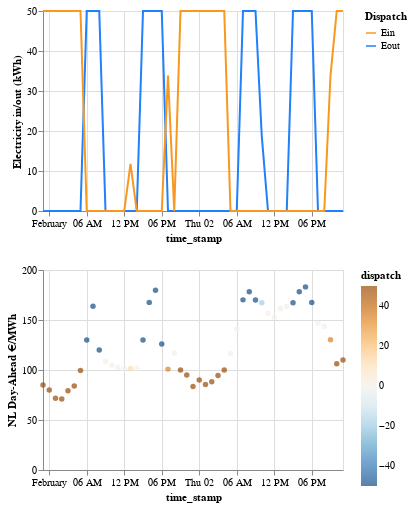

Notebook cell for this chart:
### Markdown cell above
Including both the dispatch and hourly Day-Ahead EPEX prices (in NY:LBMP) in a single plot is difficult because their values have different scales (dispatch is capped at 100 kWh while LBMP in week 52 goes over \\$200/kWh). A dual y-axis plot can be difficult to read, so I've decided to show one plot on top of the other. The plot of LBMP uses color to encode dispatch, which helps to make the whole thing easier to interprete.

### Code cell
data = results_df.loc[(results_df.time_stamp >= '2023-02-01') &
                      (results_df.time_stamp <= '2023-02-03'), :].copy()

data.loc[:, 'dispatch'] = data.Ein - data.Eout

dispatch_data = pd.melt(data, id_vars='time_stamp', value_vars=['Eout', 'Ein'], var_name='Dispatch')

color_scale = alt.Scale(
            domain=['Ein', 'Eout'],
            range=['#f99820', '#2081f9']
        )

dispatch = alt.Chart(dispatch_data).mark_line().encode(
    x='time_stamp:T',
    y=alt.Y('value:Q', axis=alt.Axis(title='Electricity in/out (kWh)')),
    color=alt.Color('Dispatch:N', scale=color_scale)
).properties(
    height=200
)

lbmp = alt.Chart(data).mark_circle().encode(
    x='time_stamp:T',
    y=alt.Y('lbmp:Q', axis=alt.Axis(title='NL Day-Ahead €/MWh')),
    color=alt.Color('dispatch:Q', scale=alt.Scale(scheme='blueorange')),
    tooltip='dispatch:Q'
).properties(
    height=200
)

alt.vconcat(
    dispatch,
    lbmp
)

### Figure 1 — Vega-Lite specification as saved in the notebook (floating-point values rounded to 4 significant figures)
{"$schema": "https://vega.github.io/schema/vega-lite/v5.20.1.json", "config": {"view": {"continuousHeight": 300, "continuousWidth": 300}}, "datasets": {"data-614873c5b7585a513ea6dc410e259e4d": [{"Dispatch": "Eout", "time_stamp": "2023-02-01T00:00:00+01:00", "value": 0}, {"Dispatch": "Eout", "time_stamp": "2023-02-01T01:00:00+01:00", "value": 0}, {"Dispatch": "Eout", "time_stamp": "2023-02-01T02:00:00+01:00", "value": 0}, {"Dispatch": "Eout", "time_stamp": "2023-02-01T03:00:00+01:00", "value": 0}, {"Dispatch": "Eout", "time_stamp": "2023-02-01T04:00:00+01:00", "value": 0}, {"Dispatch": "Eout", "time_stamp": "2023-02-01T05:00:00+01:00", "value": 0}, {"Dispatch": "Eout", "time_stamp": "2023-02-01T06:00:00+01:00", "value": 0}, {"Dispatch": "Eout", "time_stamp": "2023-02-01T07:00:00+01:00", "value": 50}, {"Dispatch": "Eout", "time_stamp": "2023-02-01T08:00:00+01:00", "value": 50}, {"Dispatch": "Eout", "time_stamp": "2023-02-01T09:00:00+01:00", "value": 50}, {"Dispatch": "Eout", "time_stamp": "2023-02-01T10:00:00+01:00", "value": 0}, {"Dispatch": "Eout", "time_stamp": "2023-02-01T11:00:00+01:00", "value": 0}, {"Dispatch": "Eout", "time_stamp": "2023-02-01T12:00:00+01:00", "value": 0}, {"Dispatch": "Eout", "time_stamp": "2023-02-01T13:00:00+01:00", "value": 0}, {"Dispatch": "Eout", "time_stamp": "2023-02-01T14:00:00+01:00", "value": 0}, {"Dispatch": "Eout", "time_stamp": "2023-02-01T15:00:00+01:00", "value": 0}, {"Dispatch": "Eout", "time_stamp": "2023-02-01T16:00:00+01:00", "value": 50}, {"Dispatch": "Eout", "time_stamp": "2023-02-01T17:00:00+01:00", "value": 50}, {"Dispatch": "Eout", "time_stamp": "2023-02-01T18:00:00+01:00", "value": 50}, {"Dispatch": "Eout", "time_stamp": "2023-02-01T19:00:00+01:00", "value": 50}, {"Dispatch": "Eout", "time_stamp": "2023-02-01T20:00:00+01:00", "value": 0}, {"Dispatch": "Eout", "time_stamp": "2023-02-01T21:00:00+01:00", "value": 0}, {"Dispatch": "Eout", "time_stamp": "2023-02-01T22:00:00+01:00", "value": 0}, {"Dispatch": "Eout", "time_stamp": "2023-02-01T23:00:00+01:00", "value": 0}, {"Dispatch": "Eout", "time_stamp": "2023-02-02T00:00:00+01:00", "value": 0}, {"Dispatch": "Eout", "time_stamp": "2023-02-02T01:00:00+01:00", "value": 0}, {"Dispatch": "Eout", "time_stamp": "2023-02-02T02:00:00+01:00", "value": 0}, {"Dispatch": "Eout", "time_stamp": "2023-02-02T03:00:00+01:00", "value": 0}, {"Dispatch": "Eout", "time_stamp": "2023-02-02T04:00:00+01:00", "value": 0}, {"Dispatch": "Eout", "time_stamp": "2023-02-02T05:00:00+01:00", "value": 0}, {"Dispatch": "Eout", "time_stamp": "2023-02-02T06:00:00+01:00", "value": 0}, {"Dispatch": "Eout", "time_stamp": "2023-02-02T07:00:00+01:00", "value": 0}, {"Dispatch": "Eout", "time_stamp": "2023-02-02T08:00:00+01:00", "value": 50}, {"Dispatch": "Eout", "time_stamp": "2023-02-02T09:00:00+01:00", "value": 50}, {"Dispatch": "Eout", "time_stamp": "2023-02-02T10:00:00+01:00", "value": 50}, {"Dispatch": "Eout", "time_stamp": "2023-02-02T11:00:00+01:00", "value": 18.78}, {"Dispatch": "Eout", "time_stamp": "2023-02-02T12:00:00+01:00", "value": 0}, {"Dispatch": "Eout", "time_stamp": "2023-02-02T13:00:00+01:00", "value": 0}, {"Dispatch": "Eout", "time_stamp": "2023-02-02T14:00:00+01:00", "value": 0}, {"Dispatch": "Eout", "time_stamp": "2023-02-02T15:00:00+01:00", "value": 0}, {"Dispatch": "Eout", "time_stamp": "2023-02-02T16:00:00+01:00", "value": 50}, {"Dispatch": "Eout", "time_stamp": "2023-02-02T17:00:00+01:00", "value": 50}, {"Dispatch": "Eout", "time_stamp": "2023-02-02T18:00:00+01:00", "value": 50}, {"Dispatch": "Eout", "time_stamp": "2023-02-02T19:00:00+01:00", "value": 50}, {"Dispatch": "Eout", "time_stamp": "2023-02-02T20:00:00+01:00", "value": 0}, {"Dispatch": "Eout", "time_stamp": "2023-02-02T21:00:00+01:00", "value": 0}, {"Dispatch": "Eout", "time_stamp": "2023-02-02T22:00:00+01:00", "value": 0}, {"Dispatch": "Eout", "time_stamp": "2023-02-02T23:00:00+01:00", "value": 0}, {"Dispatch": "Eout", "time_stamp": "2023-02-03T00:00:00+01:00", "value": 0}, {"Dispatch": "Ein", "time_stamp": "2023-02-01T00:00:00+01:00", "value": 50}, {"Dispatch": "Ein", "time_stamp": "2023-02-01T01:00:00+01:00", "value": 50}, {"Dispatch": "Ein", "time_stamp": "2023-02-01T02:00:00+01:00", "value": 50}, {"Dispatch": "Ein", "time_stamp": "2023-02-01T03:00:00+01:00", "value": 50}, {"Dispatch": "Ein", "time_stamp": "2023-02-01T04:00:00+01:00", "value": 50}, {"Dispatch": "Ein", "time_stamp": "2023-02-01T05:00:00+01:00", "value": 50}, {"Dispatch": "Ein", "time_stamp": "2023-02-01T06:00:00+01:00", "value": 50}, {"Dispatch": "Ein", "time_stamp": "2023-02-01T07:00:00+01:00", "value": 0}, {"Dispatch": "Ein", "time_stamp": "2023-02-01T08:00:00+01:00", "value": 0}, {"Dispatch": "Ein", "time_stamp": "2023-02-01T09:00:00+01:00", "value": 0}, {"Dispatch": "Ein", "time_stamp": "2023-02-01T10:00:00+01:00", "value": 0}, {"Dispatch": "Ein", "time_stamp": "2023-02-01T11:00:00+01:00", "value": 0}, {"Dispatch": "Ein", "time_stamp": "2023-02-01T12:00:00+01:00", "value": 0}, {"Dispatch": "Ein", "time_stamp": "2023-02-01T13:00:00+01:00", "value": 0}, {"Dispatch": "Ein", "time_stamp": "2023-02-01T14:00:00+01:00", "value": 11.76}, {"Dispatch": "Ein", "time_stamp": "2023-02-01T15:00:00+01:00", "value": 0}, {"Dispatch": "Ein", "time_stamp": "2023-02-01T16:00:00+01:00", "value": 0}, {"Dispatch": "Ein", "time_stamp": "2023-02-01T17:00:00+01:00", "value": 0}, {"Dispatch": "Ein", "time_stamp": "2023-02-01T18:00:00+01:00", "value": 0}, {"Dispatch": "Ein", "time_stamp": "2023-02-01T19:00:00+01:00", "value": 0}, {"Dispatch": "Ein", "time_stamp": "2023-02-01T20:00:00+01:00", "value": 33.86}, {"Dispatch": "Ein", "time_stamp": "2023-02-01T21:00:00+01:00", "value": 0}, {"Dispatch": "Ein", "time_stamp": "2023-02-01T22:00:00+01:00", "value": 50}, {"Dispatch": "Ein", "time_stamp": "2023-02-01T23:00:00+01:00", "value": 50}, {"Dispatch": "Ein", "time_stamp": "2023-02-02T00:00:00+01:00", "value": 50}, {"Dispatch": "Ein", "time_stamp": "2023-02-02T01:00:00+01:00", "value": 50}, {"Dispatch": "Ein", "time_stamp": "2023-02-02T02:00:00+01:00", "value": 50}, {"Dispatch": "Ein", "time_stamp": "2023-02-02T03:00:00+01:00", "value": 50}, {"Dispatch": "Ein", "time_stamp": "2023-02-02T04:00:00+01:00", "value": 50}, {"Dispatch": "Ein", "time_stamp": "2023-02-02T05:00:00+01:00", "value": 50}, {"Dispatch": "Ein", "time_stamp": "2023-02-02T06:00:00+01:00", "value": 0}, {"Dispatch": "Ein", "time_stamp": "2023-02-02T07:00:00+01:00", "value": 0}, {"Dispatch": "Ein", "time_stamp": "2023-02-02T08:00:00+01:00", "value": 0}, {"Dispatch": "Ein", "time_stamp": "2023-02-02T09:00:00+01:00", "value": 0}, {"Dispatch": "Ein", "time_stamp": "2023-02-02T10:00:00+01:00", "value": 0}, {"Dispatch": "Ein", "time_stamp": "2023-02-02T11:00:00+01:00", "value": 0}, {"Dispatch": "Ein", "time_stamp": "2023-02-02T12:00:00+01:00", "value": 0}, {"Dispatch": "Ein", "time_stamp": "2023-02-02T13:00:00+01:00", "value": 0}, {"Dispatch": "Ein", "time_stamp": "2023-02-02T14:00:00+01:00", "value": 0}, {"Dispatch": "Ein", "time_stamp": "2023-02-02T15:00:00+01:00", "value": 0}, {"Dispatch": "Ein", "time_stamp": "2023-02-02T16:00:00+01:00", "value": 0}, {"Dispatch": "Ein", "time_stamp": "2023-02-02T17:00:00+01:00", "value": 0}, {"Dispatch": "Ein", "time_stamp": "2023-02-02T18:00:00+01:00", "value": 0}, {"Dispatch": "Ein", "time_stamp": "2023-02-02T19:00:00+01:00", "value": 0}, {"Dispatch": "Ein", "time_stamp": "2023-02-02T20:00:00+01:00", "value": 0}, {"Dispatch": "Ein", "time_stamp": "2023-02-02T21:00:00+01:00", "value": 0}, {"Dispatch": "Ein", "time_stamp": "2023-02-02T22:00:00+01:00", "value": 33.86}, {"Dispatch": "Ein", "time_stamp": "2023-02-02T23:00:00+01:00", "value": 50}, {"Dispatch": "Ein", "time_stamp": "2023-02-03T00:00:00+01:00", "value": 50}], "data-8c63c5a15a19fb4b1539a56fe90f9a04": [{"Ein": 50, "Eout": 0, "charge_cost": 4.252, "charge_state": 46.1, "dispatch": 50, "hour": 744, "hour_of_day": 0, "lbmp": 85.03, "month": 2, "profit": -4.252, "revenue": 0, "time_stamp": "2023-02-01T00:00:00+01:00", "week": 5}, {"Ein": 50, "Eout": 0, "charge_cost": 4.001, "charge_state": 92.2, "dispatch": 50, "hour": 745, "hour_of_day": 1, "lbmp": 80.02, "month": 2, "profit": -4.001, "revenue": 0, "time_stamp": "2023-02-01T01:00:00+01:00", "week": 5}, {"Ein": 50, "Eout": 0, "charge_cost": 3.583, "charge_state": 138.3, "dispatch": 50, "hour": 746, "hour_of_day": 2, "lbmp": 71.67, "month": 2, "profit": -3.583, "revenue": 0, "time_stamp": "2023-02-01T02:00:00+01:00", "week": 5}, {"Ein": 50, "Eout": 0, "charge_cost": 3.553, "charge_state": 184.4, "dispatch": 50, "hour": 747, "hour_of_day": 3, "lbmp": 71.05, "month": 2, "profit": -3.553, "revenue": 0, "time_stamp": "2023-02-01T03:00:00+01:00", "week": 5}, {"Ein": 50, "Eout": 0, "charge_cost": 3.96, "charge_state": 230.5, "dispatch": 50, "hour": 748, "hour_of_day": 4, "lbmp": 79.21, "month": 2, "profit": -3.96, "revenue": 0, "time_stamp": "2023-02-01T04:00:00+01:00", "week": 5}, {"Ein": 50, "Eout": 0, "charge_cost": 4.197, "charge_state": 276.6, "dispatch": 50, "hour": 749, "hour_of_day": 5, "lbmp": 83.93, "month": 2, "profit": -4.197, "revenue": 0, "time_stamp": "2023-02-01T05:00:00+01:00", "week": 5}, {"Ein": 50, "Eout": 0, "charge_cost": 4.975, "charge_state": 322.7, "dispatch": 50, "hour": 750, "hour_of_day": 6, "lbmp": 99.5, "month": 2, "profit": -4.975, "revenue": 0, "time_stamp": "2023-02-01T06:00:00+01:00", "week": 5}, {"Ein": 0, "Eout": 50, "charge_cost": 0, "charge_state": 368.8, "dispatch": -50, "hour": 751, "hour_of_day": 7, "lbmp": 130, "month": 2, "profit": 6.5, "revenue": 6.5, "time_stamp": "2023-02-01T07:00:00+01:00", "week": 5}, {"Ein": 0, "Eout": 50, "charge_cost": 0, "charge_state": 314.5, "dispatch": -50, "hour": 752, "hour_of_day": 8, "lbmp": 163.7, "month": 2, "profit": 8.185, "revenue": 8.185, "time_stamp": "2023-02-01T08:00:00+01:00", "week": 5}, {"Ein": 0, "Eout": 50, "charge_cost": 0, "charge_state": 260.3, "dispatch": -50, "hour": 753, "hour_of_day": 9, "lbmp": 120.1, "month": 2, "profit": 6.005, "revenue": 6.005, "time_stamp": "2023-02-01T09:00:00+01:00", "week": 5}, {"Ein": 0, "Eout": 0, "charge_cost": 0, "charge_state": 206.1, "dispatch": 0, "hour": 754, "hour_of_day": 10, "lbmp": 108.5, "month": 2, "profit": 0, "revenue": 0, "time_stamp": "2023-02-01T10:00:00+01:00", "week": 5}, {"Ein": 0, "Eout": 0, "charge_cost": 0, "charge_state": 206.1, "dispatch": 0, "hour": 755, "hour_of_day": 11, "lbmp": 104.8, "month": 2, "profit": 0, "revenue": 0, "time_stamp": "2023-02-01T11:00:00+01:00", "week": 5}, {"Ein": 0, "Eout": 0, "charge_cost": 0, "charge_state": 206.1, "dispatch": 0, "hour": 756, "hour_of_day": 12, "lbmp": 102.6, "month": 2, "profit": 0, "revenue": 0, "time_stamp": "2023-02-01T12:00:00+01:00", "week": 5}, {"Ein": 0, "Eout": 0, "charge_cost": 0, "charge_state": 206.1, "dispatch": 0, "hour": 757, "hour_of_day": 13, "lbmp": 101.8, "month": 2, "profit": 0, "revenue": 0, "time_stamp": "2023-02-01T13:00:00+01:00", "week": 5}, {"Ein": 11.76, "Eout": 0, "charge_cost": 1.195, "charge_state": 206.1, "dispatch": 11.76, "hour": 758, "hour_of_day": 14, "lbmp": 101.6, "month": 2, "profit": -1.195, "revenue": 0, "time_stamp": "2023-02-01T14:00:00+01:00", "week": 5}, {"Ein": 0, "Eout": 0, "charge_cost": 0, "charge_state": 216.9, "dispatch": 0, "hour": 759, "hour_of_day": 15, "lbmp": 101.8, "month": 2, "profit": 0, "revenue": 0, "time_stamp": "2023-02-01T15:00:00+01:00", "week": 5}, {"Ein": 0, "Eout": 50, "charge_cost": 0, "charge_state": 216.9, "dispatch": -50, "hour": 760, "hour_of_day": 16, "lbmp": 130, "month": 2, "profit": 6.5, "revenue": 6.5, "time_stamp": "2023-02-01T16:00:00+01:00", "week": 5}, {"Ein": 0, "Eout": 50, "charge_cost": 0, "charge_state": 162.7, "dispatch": -50, "hour": 761, "hour_of_day": 17, "lbmp": 167.6, "month": 2, "profit": 8.381, "revenue": 8.381, "time_stamp": "2023-02-01T17:00:00+01:00", "week": 5}, {"Ein": 0, "Eout": 50, "charge_cost": 0, "charge_state": 108.5, "dispatch": -50, "hour": 762, "hour_of_day": 18, "lbmp": 179.7, "month": 2, "profit": 8.985, "revenue": 8.985, "time_stamp": "2023-02-01T18:00:00+01:00", "week": 5}, {"Ein": 0, "Eout": 50, "charge_cost": 0, "charge_state": 54.23, "dispatch": -50, "hour": 763, "hour_of_day": 19, "lbmp": 126, "month": 2, "profit": 6.3, "revenue": 6.3, "time_stamp": "2023-02-01T19:00:00+01:00", "week": 5}, {"Ein": 33.86, "Eout": 0, "charge_cost": 3.416, "charge_state": 0, "dispatch": 33.86, "hour": 764, "hour_of_day": 20, "lbmp": 100.9, "month": 2, "profit": -3.416, "revenue": 0, "time_stamp": "2023-02-01T20:00:00+01:00", "week": 5}, {"Ein": 0, "Eout": 0, "charge_cost": 0, "charge_state": 31.22, "dispatch": 0, "hour": 765, "hour_of_day": 21, "lbmp": 117, "month": 2, "profit": 0, "revenue": 0, "time_stamp": "2023-02-01T21:00:00+01:00", "week": 5}, {"Ein": 50, "Eout": 0, "charge_cost": 4.995, "charge_state": 31.22, "dispatch": 50, "hour": 766, "hour_of_day": 22, "lbmp": 99.9, "month": 2, "profit": -4.995, "revenue": 0, "time_stamp": "2023-02-01T22:00:00+01:00", "week": 5}, {"Ein": 50, "Eout": 0, "charge_cost": 4.745, "charge_state": 77.32, "dispatch": 50, "hour": 767, "hour_of_day": 23, "lbmp": 94.9, "month": 2, "profit": -4.745, "revenue": 0, "time_stamp": "2023-02-01T23:00:00+01:00", "week": 5}, {"Ein": 50, "Eout": 0, "charge_cost": 4.173, "charge_state": 123.4, "dispatch": 50, "hour": 768, "hour_of_day": 0, "lbmp": 83.46, "month": 2, "profit": -4.173, "revenue": 0, "time_stamp": "2023-02-02T00:00:00+01:00", "week": 5}, {"Ein": 50, "Eout": 0, "charge_cost": 4.498, "charge_state": 169.5, "dispatch": 50, "hour": 769, "hour_of_day": 1, "lbmp": 89.96, "month": 2, "profit": -4.498, "revenue": 0, "time_stamp": "2023-02-02T01:00:00+01:00", "week": 5}, {"Ein": 50, "Eout": 0, "charge_cost": 4.279, "charge_state": 215.6, "dispatch": 50, "hour": 770, "hour_of_day": 2, "lbmp": 85.57, "month": 2, "profit": -4.279, "revenue": 0, "time_stamp": "2023-02-02T02:00:00+01:00", "week": 5}, {"Ein": 50, "Eout": 0, "charge_cost": 4.413, "charge_state": 261.7, "dispatch": 50, "hour": 771, "hour_of_day": 3, "lbmp": 88.27, "month": 2, "profit": -4.413, "revenue": 0, "time_stamp": "2023-02-02T03:00:00+01:00", "week": 5}, {"Ein": 50, "Eout": 0, "charge_cost": 4.72, "charge_state": 307.8, "dispatch": 50, "hour": 772, "hour_of_day": 4, "lbmp": 94.4, "month": 2, "profit": -4.72, "revenue": 0, "time_stamp": "2023-02-02T04:00:00+01:00", "week": 5}, {"Ein": 50, "Eout": 0, "charge_cost": 4.996, "charge_state": 353.9, "dispatch": 50, "hour": 773, "hour_of_day": 5, "lbmp": 99.92, "month": 2, "profit": -4.996, "revenue": 0, "time_stamp": "2023-02-02T05:00:00+01:00", "week": 5}, {"Ein": 0, "Eout": 0, "charge_cost": 0, "charge_state": 400, "dispatch": 0, "hour": 774, "hour_of_day": 6, "lbmp": 116.6, "month": 2, "profit": 0, "revenue": 0, "time_stamp": "2023-02-02T06:00:00+01:00", "week": 5}, {"Ein": 0, "Eout": 0, "charge_cost": 0, "charge_state": 400, "dispatch": 0, "hour": 775, "hour_of_day": 7, "lbmp": 141.0, "month": 2, "profit": 0, "revenue": 0, "time_stamp": "2023-02-02T07:00:00+01:00", "week": 5}, {"Ein": 0, "Eout": 50, "charge_cost": 0, "charge_state": 400, "dispatch": -50, "hour": 776, "hour_of_day": 8, "lbmp": 170.1, "month": 2, "profit": 8.507, "revenue": 8.507, "time_stamp": "2023-02-02T08:00:00+01:00", "week": 5}, {"Ein": 0, "Eout": 50, "charge_cost": 0, "charge_state": 345.8, "dispatch": -50, "hour": 777, "hour_of_day": 9, "lbmp": 178.2, "month": 2, "profit": 8.91, "revenue": 8.91, "time_stamp": "2023-02-02T09:00:00+01:00", "week": 5}, {"Ein": 0, "Eout": 50, "charge_cost": 0, "charge_state": 291.5, "dispatch": -50, "hour": 778, "hour_of_day": 10, "lbmp": 170.1, "month": 2, "profit": 8.505, "revenue": 8.505, "time_stamp": "2023-02-02T10:00:00+01:00", "week": 5}, {"Ein": 0, "Eout": 18.78, "charge_cost": 0, "charge_state": 237.3, "dispatch": -18.78, "hour": 779, "hour_of_day": 11, "lbmp": 167.2, "month": 2, "profit": 3.141, "revenue": 3.141, "time_stamp": "2023-02-02T11:00:00+01:00", "week": 5}, {"Ein": 0, "Eout": 0, "charge_cost": 0, "charge_state": 216.9, "dispatch": 0, "hour": 780, "hour_of_day": 12, "lbmp": 156.9, "month": 2, "profit": 0, "revenue": 0, "time_stamp": "2023-02-02T12:00:00+01:00", "week": 5}, {"Ein": 0, "Eout": 0, "charge_cost": 0, "charge_state": 216.9, "dispatch": 0, "hour": 781, "hour_of_day": 13, "lbmp": 152.7, "month": 2, "profit": 0, "revenue": 0, "time_stamp": "2023-02-02T13:00:00+01:00", "week": 5}, {"Ein": 0, "Eout": 0, "charge_cost": 0, "charge_state": 216.9, "dispatch": 0, "hour": 782, "hour_of_day": 14, "lbmp": 161.4, "month": 2, "profit": 0, "revenue": 0, "time_stamp": "2023-02-02T14:00:00+01:00", "week": 5}, {"Ein": 0, "Eout": 0, "charge_cost": 0, "charge_state": 216.9, "dispatch": 0, "hour": 783, "hour_of_day": 15, "lbmp": 163.4, "month": 2, "profit": 0, "revenue": 0, "time_stamp": "2023-02-02T15:00:00+01:00", "week": 5}, {"Ein": 0, "Eout": 50, "charge_cost": 0, "charge_state": 216.9, "dispatch": -50, "hour": 784, "hour_of_day": 16, "lbmp": 167.3, "month": 2, "profit": 8.364, "revenue": 8.364, "time_stamp": "2023-02-02T16:00:00+01:00", "week": 5}, {"Ein": 0, "Eout": 50, "charge_cost": 0, "charge_state": 162.7, "dispatch": -50, "hour": 785, "hour_of_day": 17, "lbmp": 178.2, "month": 2, "profit": 8.909, "revenue": 8.909, "time_stamp": "2023-02-02T17:00:00+01:00", "week": 5}, {"Ein": 0, "Eout": 50, "charge_cost": 0, "charge_state": 108.5, "dispatch": -50, "hour": 786, "hour_of_day": 18, "lbmp": 183.1, "month": 2, "profit": 9.156, "revenue": 9.156, "time_stamp": "2023-02-02T18:00:00+01:00", "week": 5}, {"Ein": 0, "Eout": 50, "charge_cost": 0, "charge_state": 54.23, "dispatch": -50, "hour": 787, "hour_of_day": 19, "lbmp": 167.4, "month": 2, "profit": 8.37, "revenue": 8.37, "time_stamp": "2023-02-02T19:00:00+01:00", "week": 5}, {"Ein": 0, "Eout": 0, "charge_cost": 0, "charge_state": 0, "dispatch": 0, "hour": 788, "hour_of_day": 20, "lbmp": 146.9, "month": 2, "profit": 0, "revenue": 0, "time_stamp": "2023-02-02T20:00:00+01:00", "week": 5}, {"Ein": 0, "Eout": 0, "charge_cost": 0, "charge_state": 0, "dispatch": 0, "hour": 789, "hour_of_day": 21, "lbmp": 143.5, "month": 2, "profit": 0, "revenue": 0, "time_stamp": "2023-02-02T21:00:00+01:00", "week": 5}, {"Ein": 33.86, "Eout": 0, "charge_cost": 4.407, "charge_state": 0, "dispatch": 33.86, "hour": 790, "hour_of_day": 22, "lbmp": 130.2, "month": 2, "profit": -4.407, "revenue": 0, "time_stamp": "2023-02-02T22:00:00+01:00", "week": 5}, {"Ein": 50, "Eout": 0, "charge_cost": 5.315, "charge_state": 31.22, "dispatch": 50, "hour": 791, "hour_of_day": 23, "lbmp": 106.3, "month": 2, "profit": -5.315, "revenue": 0, "time_stamp": "2023-02-02T23:00:00+01:00", "week": 5}, {"Ein": 50, "Eout": 0, "charge_cost": 5.505, "charge_state": 77.32, "dispatch": 50, "hour": 792, "hour_of_day": 0, "lbmp": 110.1, "month": 2, "profit": -5.505, "revenue": 0, "time_stamp": "2023-02-03T00:00:00+01:00", "week": 5}]}, "vconcat": [{"data": {"name": "data-614873c5b7585a513ea6dc410e259e4d"}, "encoding": {"color": {"field": "Dispatch", "scale": {"domain": ["Ein", "Eout"], "range": ["#f99820", "#2081f9"]}, "type": "nominal"}, "x": {"field": "time_stamp", "type": "temporal"}, "y": {"axis": {"title": "Electricity in/out (kWh)"}, "field": "value", "type": "quantitative"}}, "height": 200, "mark": {"type": "line"}}, {"data": {"name": "data-8c63c5a15a19fb4b1539a56fe90f9a04"}, "encoding": {"color": {"field": "dispatch", "scale": {"scheme": "blueorange"}, "type": "quantitative"}, "tooltip": {"field": "dispatch", "type": "quantitative"}, "x": {"field": "time_stamp", "type": "temporal"}, "y": {"axis": {"title": "NL Day-Ahead €/MWh"}, "field": "lbmp", "type": "quantitative"}}, "height": 200, "mark": {"type": "circle"}}]}
